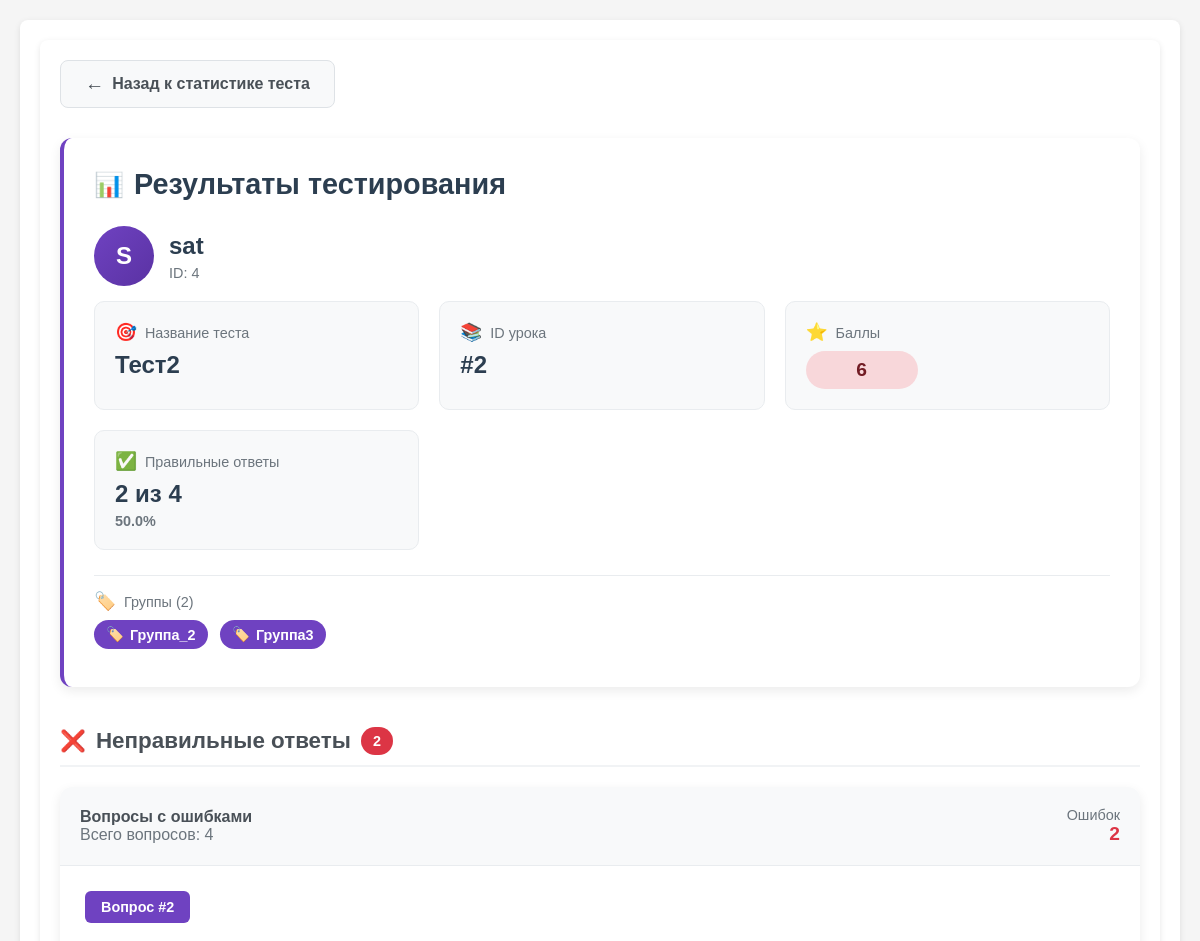
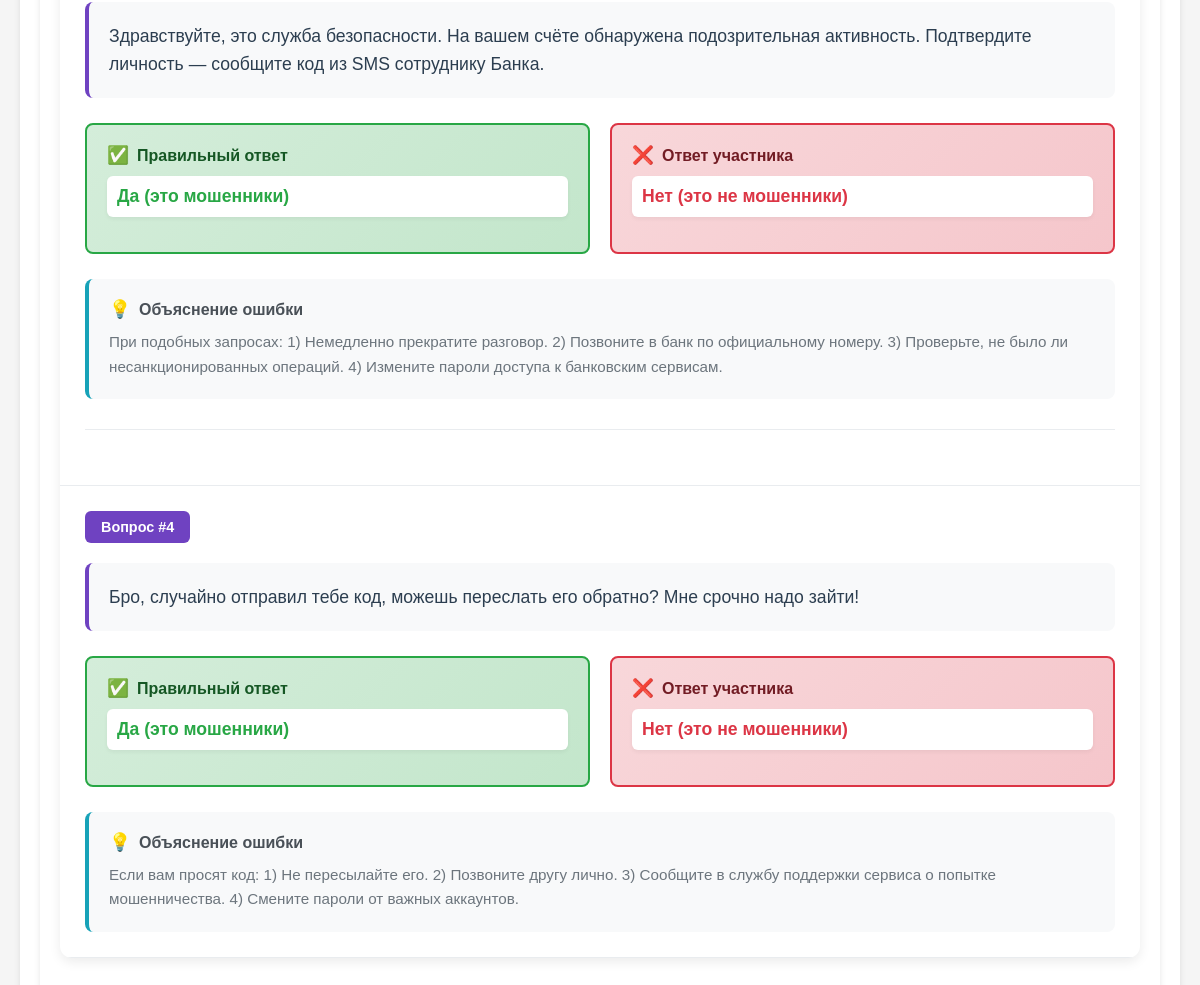
The page /dashboard/testing_management/user_results/2/4 (signed in) on the database its author committed (2 pictures, top to bottom).
### app.py (models this page shows, shortened)
class User(db.Model, UserMixin):
    __tablename__ = 'Users'
    id =  db.Column(db.Integer, primary_key=True)
    username = db.Column(db.String(64), unique=True, nullable=False)
    password_hash = db.Column(db.String(64), nullable=False)
    privileges = db.Column(db.Integer, default = 0)
    def __repr__(self):
        return f'<User {self.username}>'
    @property
    def is_admin(self):
        return self.privileges

class Testing(db.Model):
    __tablename__ = 'Testings'
    id = db.Column(db.Integer, primary_key=True)
    name = db.Column(db.String(64), unique=True, nullable=False)
    status = db.Column(db.Boolean, nullable=False)
    lesson_id = db.Column(db.Integer, nullable=False)
    group_id = db.Column(db.JSON, nullable=False)

class Result(db.Model):
    __tablename__ = 'Results'
    id = db.Column(db.Integer, primary_key=True)
    testing_id = db.Column(db.Integer, nullable=False)
    lesson_id = db.Column(db.Integer, nullable=False)
    user_id = db.Column(db.Integer, nullable=False)
    score = db.Column(db.Integer, nullable=False)
    correct_answers_id = db.Column(db.JSON, nullable=False)
    wrong_answers_id = db.Column(db.JSON, nullable=False)

class Group(db.Model):
    __tablename__ = 'Groups'
    id = db.Column(db.Integer, primary_key=True)
    groupname = db.Column(db.String(64), unique=True, nullable=False)
    users = db.Column(db.JSON, nullable=False)

class Message(db.Model):
    id = db.Column(db.Integer, primary_key=True)
    text = db.Column(db.Text, nullable=False)
    correct     = db.Column(db.Boolean, nullable=False)
    price_correct = db.Column(db.Float, default=0.0)
    price_wrong   = db.Column(db.Float, default=0.0)
    comment_yes = db.Column(db.Text, nullable=True)
    comment_no  = db.Column(db.Text, nullable=True)

### app.py (the view)
@app.route('/dashboard/testing_management/user_results/<int:testing_id>/<int:user_id>')
def user_results(testing_id, user_id):
    if not check_privileges():
        return redirect(url_for('ErAuth'))
    test = Testing.query.get_or_404(testing_id)
    user = User.query.get_or_404(user_id)
    result = Result.query.filter_by(testing_id=testing_id, user_id=user_id).first_or_404()
    groups = Group.query.filter(Group.id.in_(test.group_id)).all() if test.group_id else []
    user_groups = []
    for group in groups:
        if user_id in group.users:
            user_groups.append(group.groupname)
    user_group_display = ', '.join(user_groups) if user_groups else 'Без группы'
    wrong_questions = []
    if result.wrong_answers_id:
        for question_id in result.wrong_answers_id:
            question = Message.query.get(question_id)
            if question:
                wrong_questions.append(question)
    correct_count = len(result.correct_answers_id)
    wrong_count = len(result.wrong_answers_id)
    total_count = correct_count + wrong_count
    return render_template(mgn + 'user_results.html',
                           test=test,
                           user=user,
                           result=result,
                           user_group_display=user_group_display,
                           user_groups=user_groups,
                           wrong_questions=wrong_questions,
                           correct_count=correct_count,
                           wrong_count=wrong_count,
                           total_count=total_count)

### app.py (called while the page is built)
@login_manager.user_loader
def load_user(user_id):
    return User.query.get(int(user_id))

def check_privileges():
    curent_user = User.query.filter(
        User.username.ilike(
            session.get('curent_user')
        )
    ).first()
    print("DEBUD: curent user-teacher is",curent_user)
    print("DEBUG: curent user-teacher privileges -",curent_user.is_admin)
    if not curent_user or not curent_user.is_admin:
        return False
    else:
        return True

### templates/templateM/user_results.html (shortened to what this page needs)
{% extends 'base.html' %}
{% block content %}
<div class="container">
    <a href="{{ url_for('results_detailed', testing_id=test.id) }}" class="back-btn">
        <span style="font-size: 1.2rem;">←</span>
        Назад к статистике теста
    </a>
    <div class="user-header">
        <h1 class="header-title">
            <span style="font-size: 1.5rem;">📊</span>
            Результаты тестирования
        </h1>
        <div class="user-info-row">
            <div class="user-avatar">
                {{ user.username[:1]|upper }}
            </div>
            <div class="user-details">
                <div class="user-name">{{ user.username }}</div>
                <div class="user-id">ID: {{ user.id }}</div>
            </div>
        </div>
        <div class="stats-grid">
            <div class="stat-card">
                <div class="stat-label">
                    <span style="font-size: 1.1rem;">🎯</span>
                    Название теста
                </div>
                <div class="stat-value">{{ test.name }}</div>
            </div>
            <div class="stat-card">
                <div class="stat-label">
                    <span style="font-size: 1.1rem;">📚</span>
                    ID урока
                </div>
                <div class="stat-value">#{{ test.lesson_id }}</div>
            </div>
            <div class="stat-card">
                <div class="stat-label">
                    <span style="font-size: 1.1rem;">⭐</span>
                    Баллы
                </div>
                <div class="stat-value">
                    <span class="score-badge score-{% if result.score >= 80 %}good{% elif result.score >= 60 %}medium{% else %}poor{% endif %}">
                        {{ result.score }}
                    </span>
                </div>
            </div>
            <div class="stat-card">
                <div class="stat-label">
                    <span style="font-size: 1.1rem;">✅</span>
                    Правильные ответы
                </div>
                <div class="stat-value">
                    {{ correct_count }} из {{ total_count }}
                    <div style="font-size: 0.9rem; color: #6c757d; margin-top: 5px;">
                        {{ ((correct_count / total_count * 100) if total_count > 0 else 0)|round(1) }}%
                    </div>
                </div>
            </div>
        </div>
        {% if user_groups and user_groups|length > 0 %}
        <div class="groups-container">
            <div class="stat-label">
                <span style="font-size: 1.1rem;">🏷️</span>
                {% if user_groups|length == 1 %}
                    Группа
                {% else %}
                    Группы ({{ user_groups|length }})
                {% endif %}
            </div>
            <div>
                {% for group in user_groups %}
                <span class="groups-badge">
                    <span style="font-size: 0.9rem;">🏷️</span>
                    {{ group }}
                </span>
                {% endfor %}
            </div>
        </div>
        {% endif %}
    </div>
    <h3 class="section-title">
        <span style="font-size: 1.3rem;">❌</span>
        Неправильные ответы
        {% if wrong_count > 0 %}
        <span class="wrong-count-badge">{{ wrong_count }}</span>
        {% endif %}
    </h3>
    {% if wrong_questions %}
    <div class="questions-container">
        <div class="questions-header">
            <div>
                <span style="font-weight: 600; color: #495057;">Вопросы с ошибками</span>
                <div class="questions-count">Всего вопросов: {{ total_count }}</div>
            </div>
            <div style="text-align: right;">
                <div style="font-size: 0.9rem; color: #6c757d;">Ошибок</div>
                <div style="font-size: 1.2rem; font-weight: 700; color: #dc3545;">{{ wrong_count }}</div>
            </div>
        </div>
        {% for question in wrong_questions %}
        <div class="question-card">
            <div class="question-id">Вопрос #{{ question.id }}</div>
            <div class="question-text">
                {{ question.text }}
            </div>
            <div class="answer-section">
                <div class="answer-card correct">
                    <div class="answer-label correct">
                        <span style="font-size: 1.1rem;">✅</span>
                        Правильный ответ
                    </div>
                    <div class="answer-value">
                        {% if question.correct %}
                            <span style="color: #28a745;">Да (это мошенники)</span>
                        {% else %}
                            <span style="color: #28a745;">Нет (это не мошенники)</span>
                        {% endif %}
                    </div>
                </div>
                <div class="answer-card incorrect">
                    <div class="answer-label incorrect">
                        <span style="font-size: 1.1rem;">❌</span>
                        Ответ участника
                    </div>
                    <div class="answer-value">
                        {% if question.correct %}
                            <span style="color: #dc3545;">Нет (это не мошенники)</span>
                        {% else %}
                            <span style="color: #dc3545;">Да (это мошенники)</span>
                        {% endif %}
                    </div>
                </div>
            </div>
            <div class="comment-section">
                <div class="comment-title">
                    <span style="font-size: 1.1rem;">💡</span>
                    Объяснение ошибки
                </div>
                <div class="comment-text">
                    {% if question.correct %}
                        {{ question.comment_no or 'Нет комментария для этого ответа' }}
                    {% else %}
                        {{ question.comment_yes or 'Нет комментария для этого ответа' }}
                    {% endif %}
                </div>
            </div>
            {% if not loop.last %}
            <div class="divider"></div>
            {% endif %}
        </div>
        {% endfor %}
    </div>
    {% endif %}
</div>
{% endblock %}
{% set show_footer = False %}

### static/style.css (style rules this page uses)
body { font-family: Arial, sans-serif; margin: 0; padding: 20px; background: #f5f5f5; }
.container { max-width: 1300px; margin: auto; background: white; padding: 20px; border-radius: 8px; box-shadow: 0 2px 6px rgba(0,0,0,.1); }

### rows shown on the page
User: username "S", username "sat", id "4"
Testing: name "Тест2", lesson_id "2"
Result: score "6"
Group: groupname "Группа_2"
Group: groupname "Группа3"
Message: id "2", text "Здравствуйте, это служба безопасности. На вашем счёте обнаружена подозрительная активность. Подтвердите личность — сообщите код из SMS сотруднику Банка.", correct "Да (это мошенники)", comment_no "При подобных запросах: 1) Немедленно прекратите разговор. 2) Позвоните в банк по официальному номеру. 3) Проверьте, не было ли несанкционированных операций. 4) Измените пароли доступа к банковским сервисам."
Message: id "4", text "Бро, случайно отправил тебе код, можешь переслать его обратно? Мне срочно надо зайти!", correct "Да (это мошенники)", comment_no "Если вам просят код: 1) Не пересылайте его. 2) Позвоните другу лично. 3) Сообщите в службу поддержки сервиса о попытке мошенничества. 4) Смените пароли от важных аккаунтов."

### other values the page prints
{{ correct_count }} "2"
{{ total_count }} "4"
{{ user_groups|length }} "2"
{{ wrong_count }} "2"
